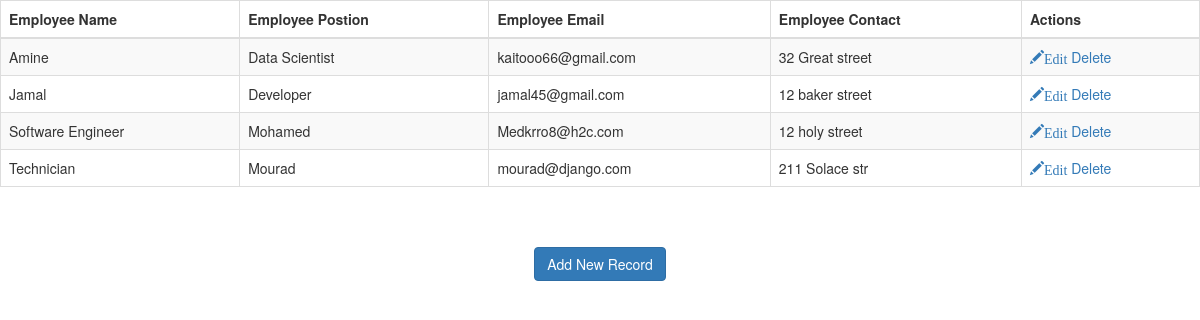
The page /show on the database its author committed.
### employee/models.py (models this page shows)
class Employee(models.Model):
    position = models.CharField(max_length=20)
    ename = models.CharField(max_length=100)
    eemail = models.EmailField()
    econtact = models.CharField(max_length=15)
    class Meta:
        db_table = "employee"

### employee/views.py (the view)
# urls.py: path('show',views.show),
def show(request):
    employees = Employee.objects.all()
    return render(request,"show.html",{'employees':employees})

### employee/templates/show.html (shortened to what this page needs)
<!DOCTYPE html>
<html lang="en">
<head>
     {% load static %}
    <link rel="stylesheet" href="{% static 'css/style.css' %}"/>
     <link rel="stylesheet" href="https://maxcdn.bootstrapcdn.com/bootstrap/3.4.1/css/bootstrap.min.css">
</head>
<body>
<table class="table table-striped table-bordered table-sm">
    <thead class="thead-dark">
    <tr>
        <th>Employee Name</th>
        <th>Employee Postion</th>
        <th>Employee Email</th>
        <th>Employee Contact</th>
        <th>Actions</th>
    </tr>
    </thead>
    <tbody>
{% for employee in employees %}
    <tr>
        <td>{{ employee.ename }}</td>
        <td>{{ employee.position }}</td>
        <td>{{ employee.eemail }}</td>
        <td>{{ employee.econtact }}</td>
        <td>
            <a href="/edit/{{ employee.id }}"><span class="glyphicon glyphicon-pencil" >Edit</span></a>
            <a href="/delete/{{ employee.id }}">Delete</a>
        </td>
    </tr>
{% endfor %}
    </tbody>
</table>
<br>
<br>
<center><a href="/emp" class="btn btn-primary">Add New Record</a></center>
</body>
</html>

### employee/static/css/style.css (style rules this page uses)
body { font:12px/1.4 Verdana,Arial; background:#eee; height:100%; margin:25px 0; padding:0 }

### rows shown on the page
Employee: ename "Amine", position "Data Scientist", eemail "kaitooo66@gmail.com", econtact "32 Great street"
Employee: ename "Jamal", position "Developer", eemail "jamal45@gmail.com", econtact "12 baker street"
Employee: ename "Software Engineer", position "Mohamed", eemail "Medkrro8@h2c.com", econtact "12 holy street"
Employee: ename "Technician", position "Mourad", eemail "mourad@django.com", econtact "211 Solace str"
